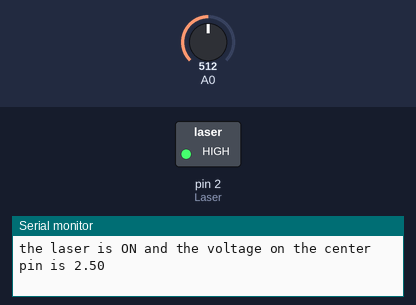
A sketch run on a simulated Arduino Uno, built with avr-gcc and run on an emulated ATmega328P. On the bench: switched loads named in the sketch (green lamp = pin HIGH), the last lines printed to the serial monitor. Inputs (shaded band) come from the test bench; at power-on: A0 = 512.

Above: at 1.0 s.
At 3.0 s:
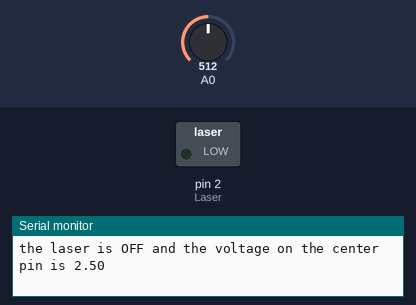
Timing chart, 0 to 5.2 s (numbered marks = the images above):
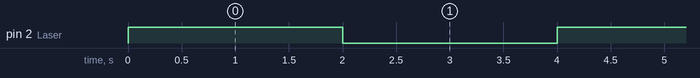

The sketch:

laser.ino
```cpp
/*
Author:Dharmendra Kumar Yadav
*/

int Laser = 2;
int voltage = 0;

void setup()

{
Serial.begin(9600);
pinMode (Laser,OUTPUT);
digitalWrite(Laser,LOW);  // set laser off at startup or reset
}

void loop()
{
  digitalWrite(Laser,HIGH);      // turning the laser on
  voltage = analogRead(A0);                                                    //reading the voltage on A0 and storing the value received in "voltage"
  float voltage1 = voltage * (5.0 / 1023.0);                                  // transforming the value stored in "voltage" to readable information
  Serial.print("the laser is ON and the voltage on the center pin is ");
  Serial.println(voltage1);
  Serial.println();
    delay(2000);                                                                // wait for two second
  digitalWrite(Laser,LOW);                                                    // turning the laser off
  voltage = analogRead(A0);
  float voltage2 = voltage * (5.0 / 1023.0);
  Serial.print("the laser is OFF and the voltage on the center pin is ");
  Serial.println(voltage2);
  Serial.println();
    delay(2000);                                                               // wait for two second
}
```

Measured:
- by itself, pin 2 (Laser): alternates HIGH for 2.0 s and LOW for 2.0 s
